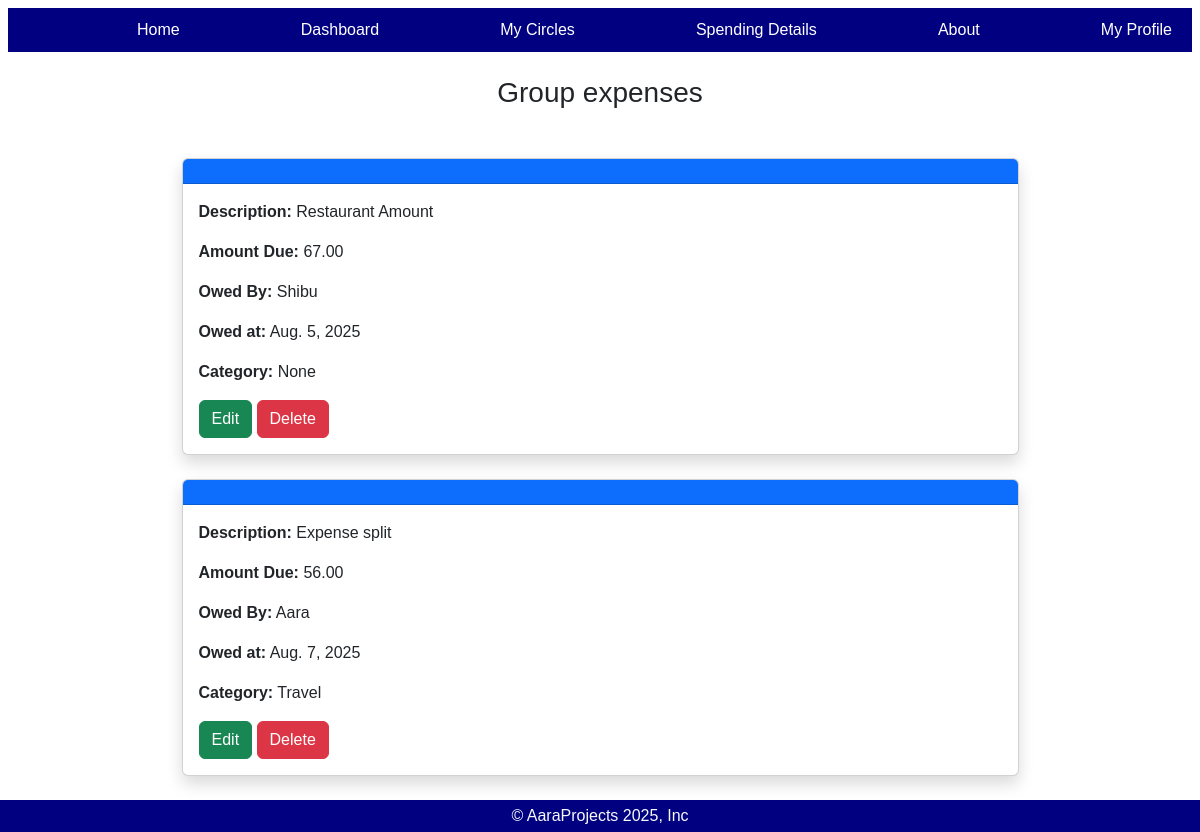
The app's page /MyExpense/3/add/ (signed in), older data.
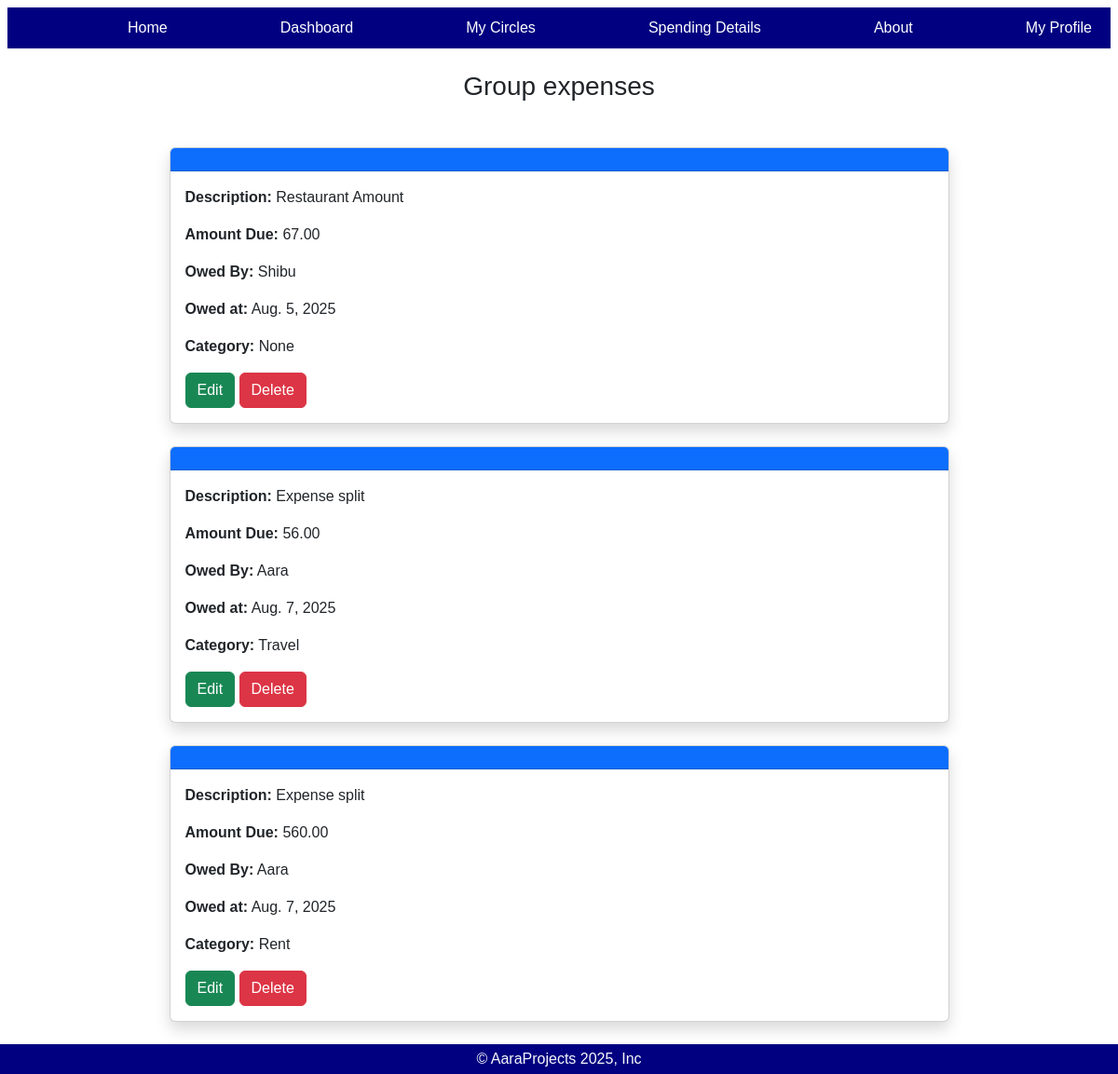
The same page, newer data.
### myapp/models.py (models this page shows, shortened)
class Expense(models.Model):
    description=models.CharField(max_length=100)
    user=models.ForeignKey(settings.AUTH_USER_MODEL,on_delete=models.CASCADE)
    amount=models.DecimalField(max_digits=10,decimal_places=2)
    date=models.DateField()
    circle=models.ForeignKey(MyCircle,on_delete=models.CASCADE)
    category=models.ForeignKey(Category,on_delete=models.SET_NULL,null=True)

class CustomUser(AbstractUser):
    email = models.EmailField(unique=True)
    phone=models.CharField(max_length=15)
    address=models.TextField(blank=True)
    USERNAME_FIELD = 'email'
    REQUIRED_FIELDS = ['username']
    def __str__(self):
        return self.username

class Category(models.Model):
    name = models.CharField(max_length=50)
    def __str__(self):
        return self.name

### myapp/views.py (the view)
# urls.py: path('MyExpense/<int:circle_id>/add/',views.my_expense,name='my_expense'),
@login_required
def my_expense(request, circle_id):
    circle = get_object_or_404(MyCircle, id=circle_id)
    expenses = Expense.objects.filter(circle=circle)  #Only show expenses for this circle id
    return render(request, 'my_expense.html', {'circle': circle, 'expenses': expenses})

### myapp/templates/my_expense.html (shortened to what this page needs)
{% extends 'base.html' %}
{% load static %}
{% block content %}
<div class="container mt-3">
    <h3 class="mb-5 text-center">Group expenses</h3>
    {% for exp in expenses %}
    <div class="d-flex justify-content-center">
        <div class="card shadow mb-4 w-75">
            <div class="card-header bg-primary">
            </div>
            <div class="card-body">
                <p><strong>Description:</strong> {{ exp.description }}</p>
                <p><strong>Amount Due:</strong> {{exp.amount}}</p>
                <p><strong>Owed By:</strong> {{ exp.user }}</p>
                <p><strong>Owed at:</strong> {{exp.date}}</p>
                <p><strong>Category:</strong> {{exp.category}}</p>
                <a href="{% url 'edit_expense' exp.id %}"><button class="btn btn-success">Edit</button></a>
                <a href="{% url 'delete_expense' exp.id %}" class="btn btn-danger">Delete</a>
            </div>
        </div>
    </div>
    {% empty %}
        <p>No circles created yet.</p>
    {% endfor %}
</div>
{% endblock %}

Row changes from the older to the newer data that the page shows:
added Expense: description "Expense split", amount "560.00", user "Aara", date "Aug. 7, 2025", category "Rent"
